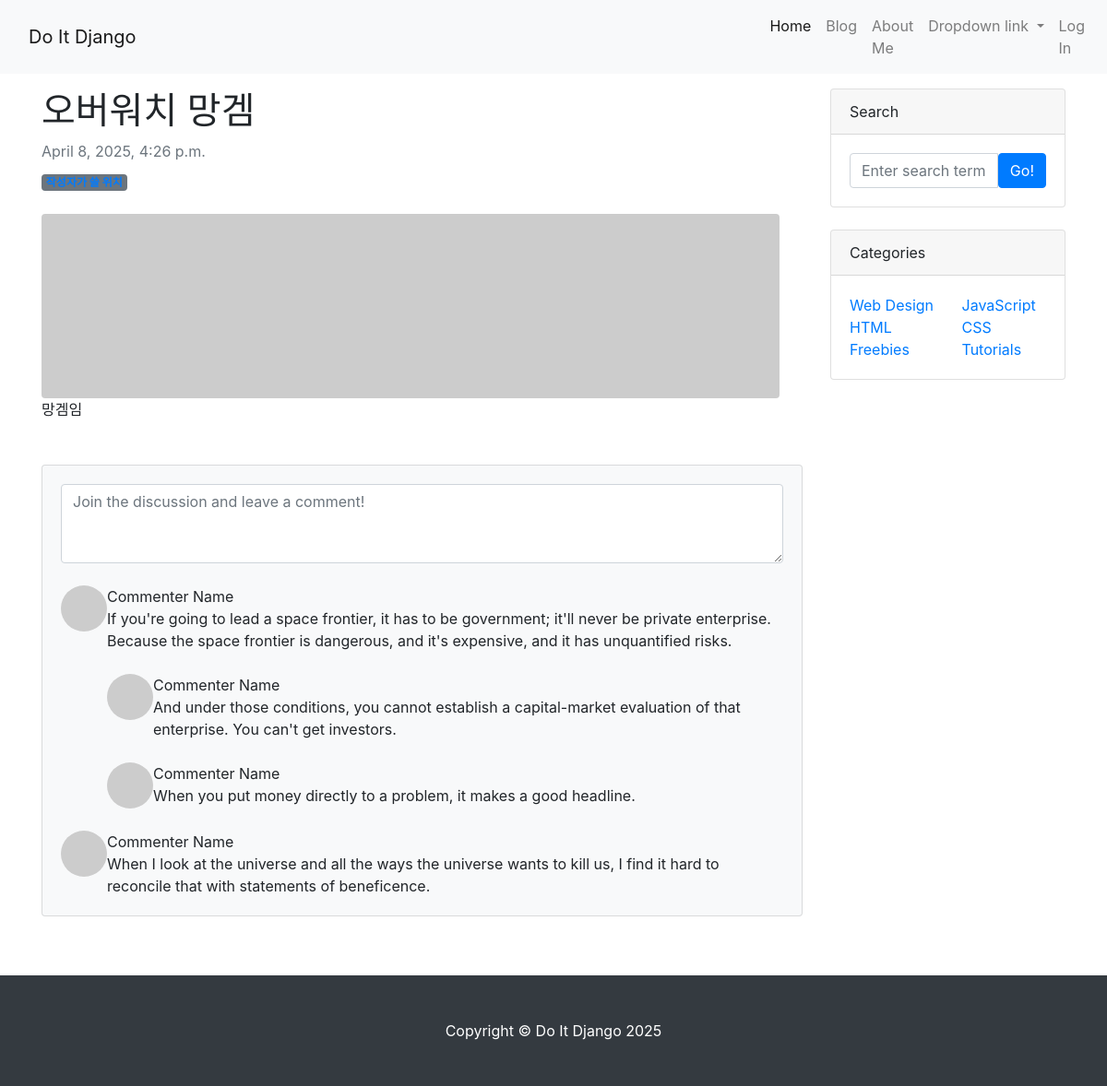
The app's page /blog/2/, older data.
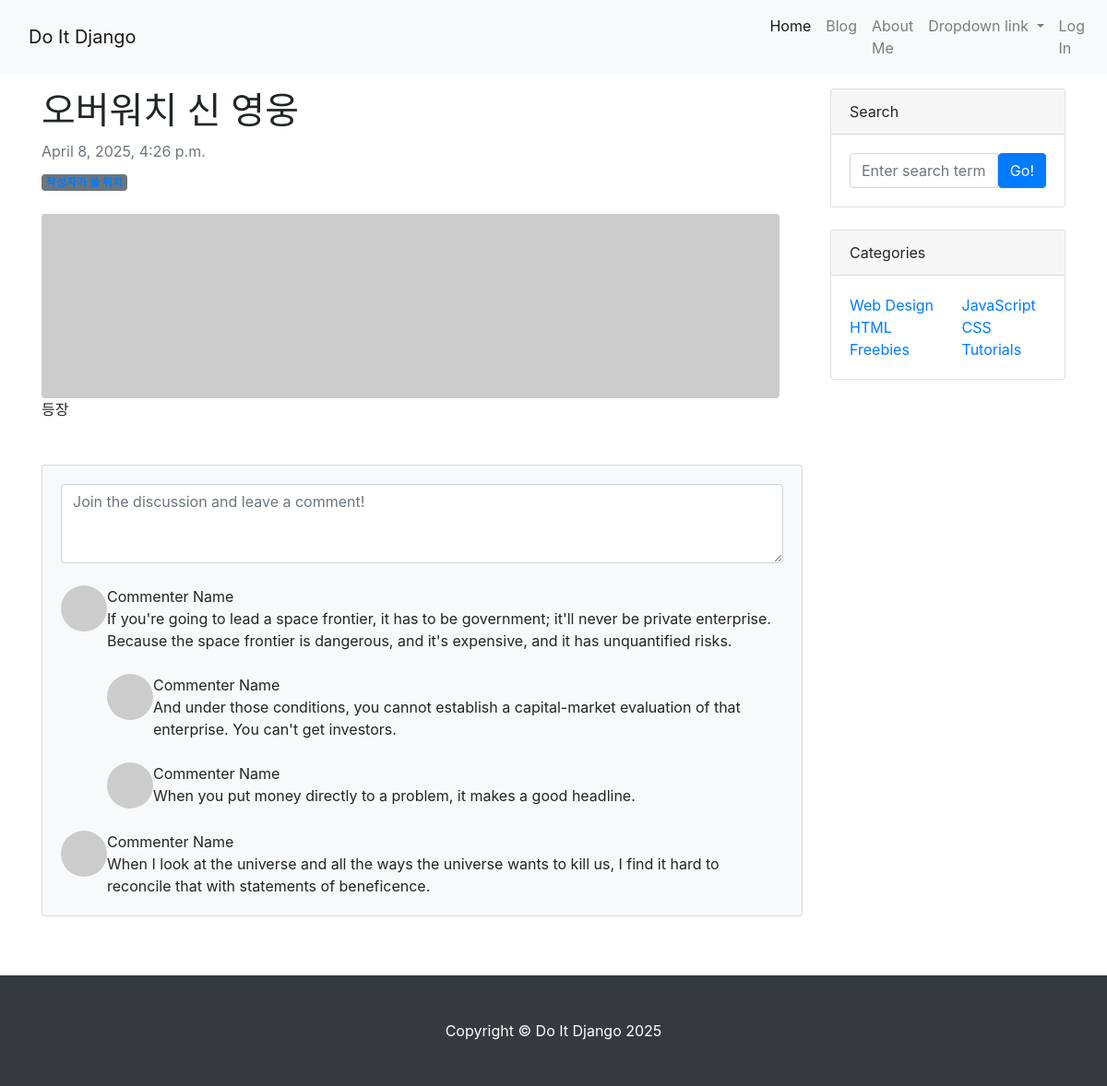
The same page, newer data.
### blog/models.py (models this page shows, shortened)
class Post(models.Model):
    title = models.CharField(max_length=30)
    hook_text = models.CharField(max_length=100, blank=True)
    content = models.TextField()
    head_image = models.ImageField(upload_to='blog/images/%Y/%m/%d/', blank=True)
    file_upload = models.FileField(upload_to='blog/files/%Y/%m/%d/', blank=True)
    created_at = models.DateTimeField(auto_now_add=True)
    updated_at = models.DateTimeField(auto_now=True)
    author = models.ForeignKey(User, on_delete=models.CASCADE)

### blog/views.py (the view)
# urls.py: path('<int:pk>/', views.PostDetail.as_view()),
class PostDetail(DetailView):
    model = Post

### blog/templates/blog/post_detail.html (shortened to what this page needs)
{% extends 'blog/base.html' %}
{% block main_area %}
    <div id="post-area">
        <article>
            <header class="mb-4" >
                <h1 class="fw-bolder mb-1">{{post.title}}</h1>
                <div class="text-muted fst-italic mb-2">{{post.created_at}}</div>
                <a class="badge bg-secondary text-decoration-none link-light" href="#!">작성자가 쓸 위치</a>
            </header>
            {% if p.head_image %}
            <figure class="mb-4"><img class="img-fluid rounded" src="{{post.head_image.url}}" alt="{{post.title}} head_image" /></figure>
            {% else %}
                <img class="img-fluid rounded" src="https://picsum.photos/seed/{{post.id}}/800/200" alt="random_image" />
            {% endif %}
            <section class="mb-5">
                <p class="fs-5 mb-4">{{post.content}}</p>
            </section>
        </article>
    </div>
    <section class="mb-5">
        <div class="card bg-light">
            <div class="card-body" id="comment-area">
                <form class="mb-4"><textarea class="form-control" rows="3" placeholder="Join the discussion and leave a comment!"></textarea></form>
                <div class="d-flex mb-4">
                    <div class="flex-shrink-0"><img class="rounded-circle" src="https://dummyimage.com/50x50/ced4da/6c757d.jpg" alt="..." /></div>
                    <div class="ms-3">
                        <div class="fw-bold">Commenter Name</div>
                        If you're going to lead a space frontier, it has to be government; it'll never be private enterprise. Because the space frontier is dangerous, and it's expensive, and it has unquantified risks.
                        <div class="d-flex mt-4">
                            <div class="flex-shrink-0"><img class="rounded-circle" src="https://dummyimage.com/50x50/ced4da/6c757d.jpg" alt="..." /></div>
                            <div class="ms-3">
                                <div class="fw-bold">Commenter Name</div>
                                And under those conditions, you cannot establish a capital-market evaluation of that enterprise. You can't get investors.
                            </div>
                        </div>
                        <div class="d-flex mt-4">
                            <div class="flex-shrink-0"><img class="rounded-circle" src="https://dummyimage.com/50x50/ced4da/6c757d.jpg" alt="..." /></div>
                            <div class="ms-3">
                                <div class="fw-bold">Commenter Name</div>
                                When you put money directly to a problem, it makes a good headline.
                            </div>
                        </div>
                    </div>
                </div>
                <div class="d-flex">
                    <div class="flex-shrink-0"><img class="rounded-circle" src="https://dummyimage.com/50x50/ced4da/6c757d.jpg" alt="..." /></div>
                    <div class="ms-3">
                        <div class="fw-bold">Commenter Name</div>
                        When I look at the universe and all the ways the universe wants to kill us, I find it hard to reconcile that with statements of beneficence.
                    </div>
                </div>
            </div>
        </div>
    </section>
{% endblock %}

Row changes from the older to the newer data that the page shows:
changed Post: title "오버워치 망겜" → "오버워치 신 영웅"; content "망겜임" → "등장"
